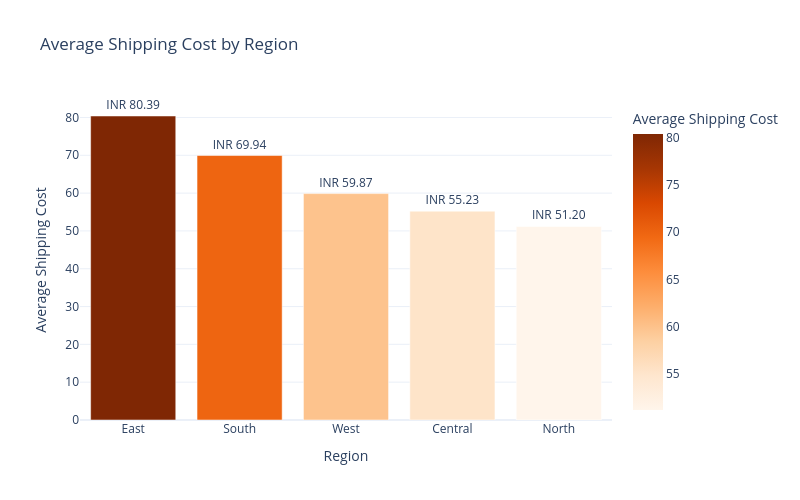

The code cell stored with this chart in its notebook:
### Markdown cell above
##### 🚚 Bivariate Visual 3: Average Shipping Cost by Region

**Executive Question:** How does average shipping cost vary across geographic regions?

**Business Purpose:** Identify regional shipping-cost differences that may affect order economics, profitability, and fulfillment strategy.

**Visual Encoding:**

- Bar height represents average shipping cost per order.
- Regions are compared using a continuous color scale.
- Data labels show the average shipping cost for each region.

### Code cell
regional_shipping_visual = (regional_performance.reset_index().sort_values("average_shipping_cost",ascending=False))

fig = px.bar(regional_shipping_visual,x="region",y="average_shipping_cost",color="average_shipping_cost",text="average_shipping_cost",color_continuous_scale="Oranges",
             title="Average Shipping Cost by Region",labels={"region": "Region","average_shipping_cost":"Average Shipping Cost"},template=PLOTLY_TEMPLATE)
fig.update_traces(texttemplate="INR %{text:.2f}",textposition="outside")
fig.update_layout(width=800,height=500)
fig.show()

### Figure 1 — Plotly figure (JSON) as saved in the notebook; plotly's stock layout.template omitted (floating-point values rounded to 4 significant figures)
{"data": [{"hovertemplate": "Region=%{x}<br>Average Shipping Cost=%{marker.color}<extra></extra>", "legendgroup": "", "marker": {"color": [80.39, 69.94, 59.87, 55.23, 51.2], "coloraxis": "coloraxis", "pattern": {"shape": ""}}, "name": "", "orientation": "v", "showlegend": false, "text": [80.39, 69.94, 59.87, 55.23, 51.2], "textposition": "outside", "texttemplate": "INR %{text:.2f}", "type": "bar", "x": ["East", "South", "West", "Central", "North"], "xaxis": "x", "y": [80.39, 69.94, 59.87, 55.23, 51.2], "yaxis": "y"}], "layout": {"barmode": "relative", "coloraxis": {"colorbar": {"title": {"text": "Average Shipping Cost"}}, "colorscale": [[0, "rgb(255,245,235)"], [0.125, "rgb(254,230,206)"], [0.25, "rgb(253,208,162)"], [0.375, "rgb(253,174,107)"], [0.5, "rgb(253,141,60)"], [0.625, "rgb(241,105,19)"], [0.75, "rgb(217,72,1)"], [0.875, "rgb(166,54,3)"], [1, "rgb(127,39,4)"]]}, "height": 500, "legend": {"tracegroupgap": 0}, "title": {"text": "Average Shipping Cost by Region"}, "width": 800, "xaxis": {"anchor": "y", "domain": [0, 1], "title": {"text": "Region"}}, "yaxis": {"anchor": "x", "domain": [0, 1], "title": {"text": "Average Shipping Cost"}}}}
